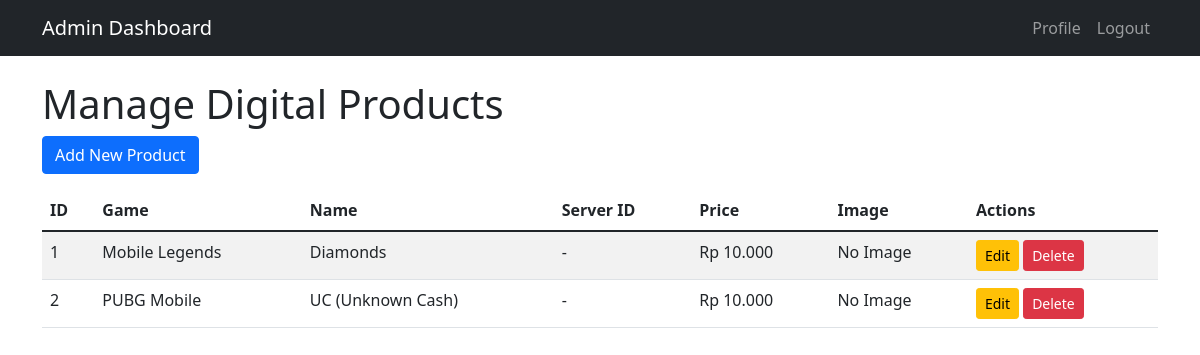
/admin/products.php (signed in), run on the app's committed database.
### tables this page shows
CREATE TABLE digital_products (
    id INT AUTO_INCREMENT PRIMARY KEY,
    game_id INT NOT NULL,
    server_id INT NULL,
    name VARCHAR(255) NOT NULL,
    price DECIMAL(10,2) NOT NULL,
    image VARCHAR(255) NULL,
    created_at TIMESTAMP DEFAULT CURRENT_TIMESTAMP,
    updated_at TIMESTAMP DEFAULT CURRENT_TIMESTAMP ON UPDATE CURRENT_TIMESTAMP,
    FOREIGN KEY (game_id) REFERENCES games(id) ON DELETE CASCADE
);

CREATE TABLE games (
    id INT AUTO_INCREMENT PRIMARY KEY,
    name VARCHAR(255) NOT NULL,
    slug VARCHAR(255) UNIQUE NOT NULL,
    publisher VARCHAR(255),
    image VARCHAR(255) NULL,
    created_at TIMESTAMP DEFAULT CURRENT_TIMESTAMP,
    updated_at TIMESTAMP DEFAULT CURRENT_TIMESTAMP ON UPDATE CURRENT_TIMESTAMP
);

### admin/products.php (the view, shortened to what this page needs)
<?php
$db = getDB();
$products = $db->query("SELECT dp.*, g.name as game_name FROM digital_products dp JOIN games g ON dp.game_id = g.id ORDER BY dp.name");
?>
<!DOCTYPE html>
<html lang="en">
<head>
    <link href="https://cdn.jsdelivr.net/npm/bootstrap@5.1.3/dist/css/bootstrap.min.css" rel="stylesheet">
</head>
<body>
    <nav class="navbar navbar-expand-lg navbar-dark bg-dark">
        <div class="container">
            <a class="navbar-brand" href="dashboard.php">Admin Dashboard</a>
            <div class="navbar-nav ms-auto">
                <a class="nav-link" href="../profile.php">Profile</a>
                <a class="nav-link" href="../logout.php">Logout</a>
            </div>
        </div>
    </nav>
    <div class="container mt-4">
        <h1>Manage Digital Products</h1>
        <button class="btn btn-primary mb-3" data-bs-toggle="modal" data-bs-target="#addProductModal">Add New Product</button>
        <table class="table table-striped">
            <thead>
                <tr>
                    <th>ID</th>
                    <th>Game</th>
                    <th>Name</th>
                    <th>Server ID</th>
                    <th>Price</th>
                    <th>Image</th>
                    <th>Actions</th>
                </tr>
            </thead>
            <tbody>
                <?php while ($product = $products->fetch_assoc()): ?>
                    <tr>
                        <td><?php echo $product['id']; ?></td>
                        <td><?php echo $product['game_name']; ?></td>
                        <td><?php echo $product['name']; ?></td>
                        <td><?php echo $product['server_id'] ?: '-'; ?></td>
                        <td>Rp <?php echo number_format($product['price'], 0, ',', '.'); ?></td>
                        <td><?php if ($product['image']): ?><img src="<?php echo $product['image']; ?>" alt="Image" width="50"><?php else: ?>No Image<?php endif; ?></td>
                        <td>
                            <button class="btn btn-sm btn-warning" data-bs-toggle="modal" data-bs-target="#editProductModal" onclick="editProduct(<?php echo $product['id']; ?>, <?php echo $product['game_id']; ?>, <?php echo $product['server_id'] ?: 'null'; ?>, '<?php echo addslashes($product['name']); ?>', <?php echo $product['price']; ?>, '<?php echo addslashes($product['image']); ?>')">Edit</button>
                            <form method="POST" style="display: inline;">
                                <button type="submit" name="delete" class="btn btn-sm btn-danger" onclick="return confirm('Are you sure?')">Delete</button>
                            </form>
                        </td>
                    </tr>
                <?php endwhile; ?>
            </tbody>
        </table>
    </div>
</body>
</html>

### data on the page
digital_products: id "1", game.name "Mobile Legends", name "Diamonds", server "-", price "10.000", shows "No Image"
digital_products: id "2", game.name "PUBG Mobile", name "UC (Unknown Cash)", server "-", price "10.000", shows "No Image"
